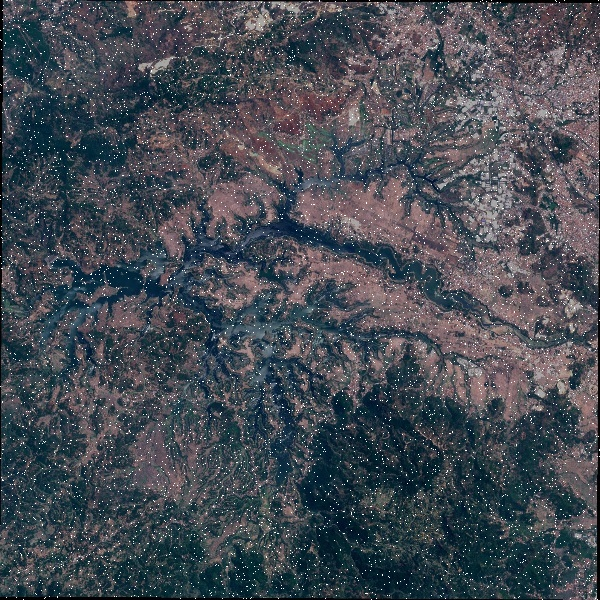
#> input picture renamed_images/1.jpg, 600 x 600 px
$ python salt.py
#> lines starting #> are read from the running program, lines starting #| are printed output that depends on the picture
import cv2
import numpy as np

def add_salt_and_pepper_noise(image, salt_prob, pepper_prob):
    noisy_image = np.copy(image)

    # Add salt noise
    salt_mask = np.random.rand(*image.shape[:2]) < salt_prob
    noisy_image[salt_mask] = 255  # Set salt pixels to 255 (white)

    # Add pepper noise
    pepper_mask = np.random.rand(*image.shape[:2]) < pepper_prob
    noisy_image[pepper_mask] = 0  # Set pepper pixels to 0 (black)

    return noisy_image

# Load an image
image_path = "1.jpg"
original_image = cv2.imread(image_path, cv2.IMREAD_GRAYSCALE)
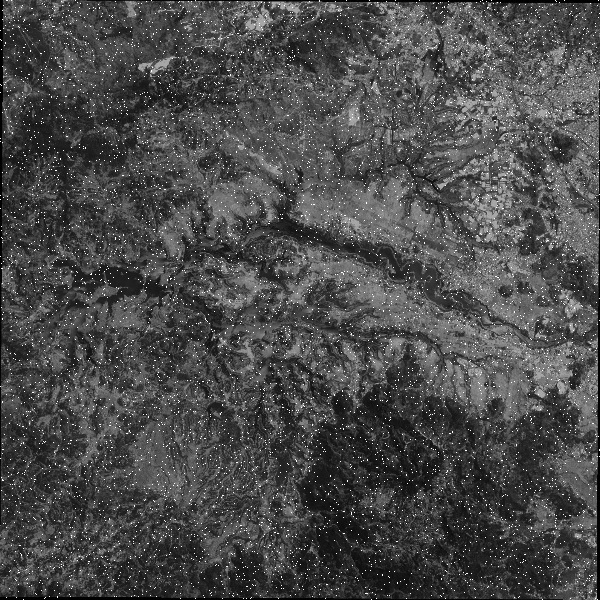
#> original_image: shape (600, 600); min 0, max 255, mean 74.4

# Define probability for salt and pepper noise
salt_probability = 0.02  # Adjust this value according to your preference
pepper_probability = 0.02  # Adjust this value according to your preference

# Add salt and pepper noise
noisy_image = add_salt_and_pepper_noise(original_image, salt_probability, pepper_probability)
#> in add_salt_and_pepper_noise, `noisy_image[pepper_mask] = 0`:
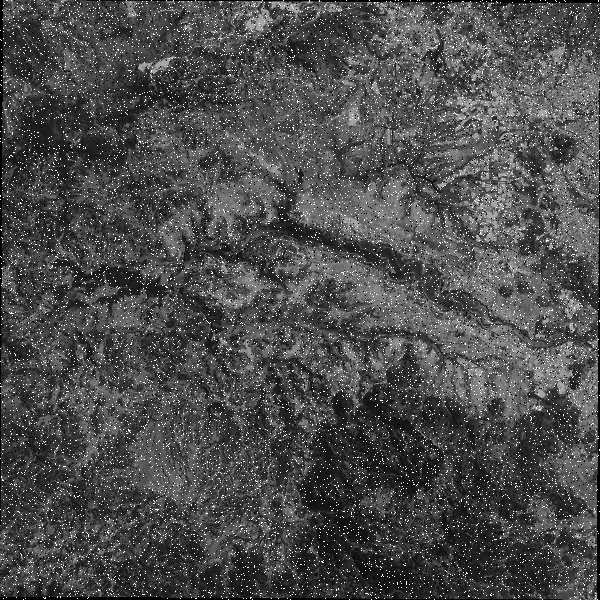
#> noisy_image: shape (600, 600); min 0, max 255, mean 76.5

# Display the original and noisy images
cv2.imshow("Original Image", original_image)
cv2.imshow("Noisy Image", noisy_image)

# Save the noisy image
cv2.imwrite('Salt.jpg', noisy_image)

# Wait for a key event and close windows
cv2.waitKey(0)
cv2.destroyAllWindows()

$ run again, with renamed_images/10.jpg copied over renamed_images/1.jpg
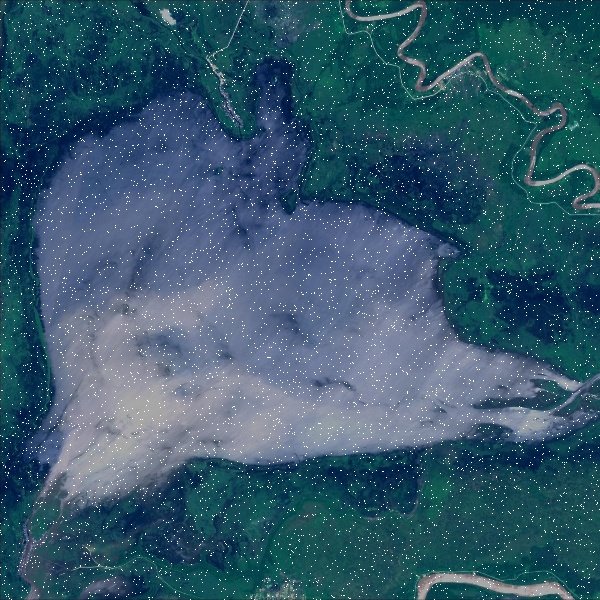
#> input picture renamed_images/10.jpg, 600 x 600 px
#> `original_image = cv2.imread(image_path, cv2.IMREAD_GRAYSCALE)`:
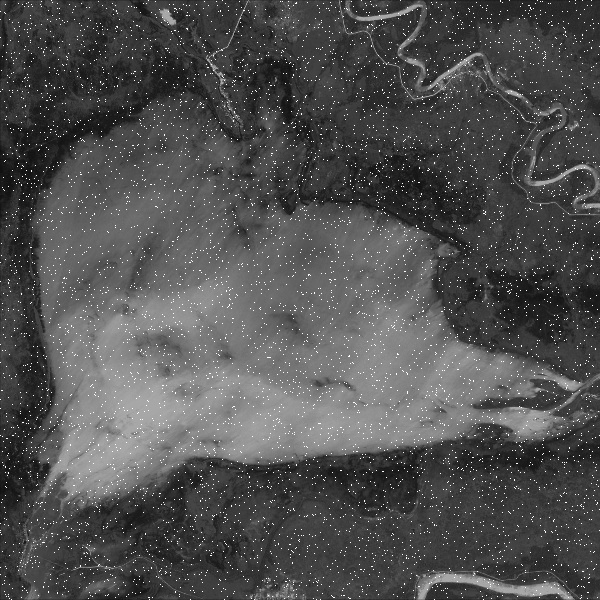
#> original_image: shape (600, 600); min 12, max 255, mean 80
#> in add_salt_and_pepper_noise, `noisy_image[pepper_mask] = 0`:
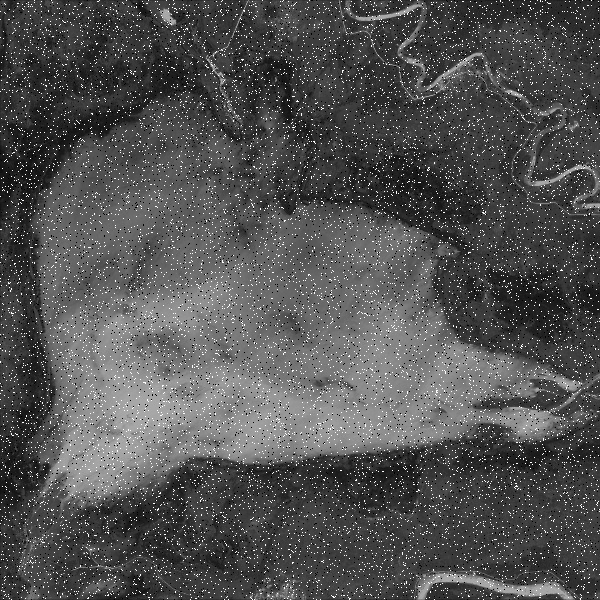
#> noisy_image: shape (600, 600); min 0, max 255, mean 81.9

$ run again, with renamed_images/11.jpg copied over renamed_images/1.jpg
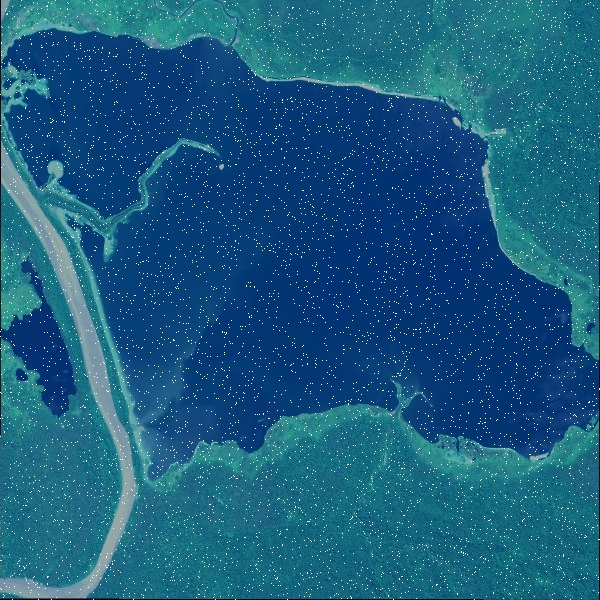
#> input picture renamed_images/11.jpg, 600 x 600 px
#> `original_image = cv2.imread(image_path, cv2.IMREAD_GRAYSCALE)`:
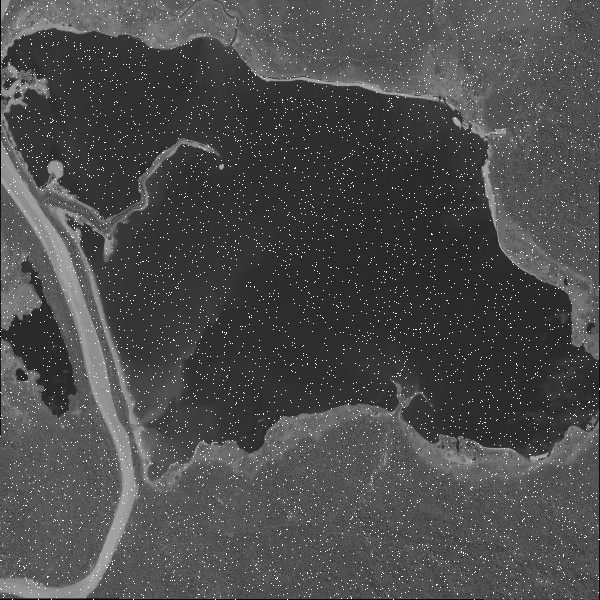
#> original_image: shape (600, 600); min 0, max 255, mean 75.9
#> in add_salt_and_pepper_noise, `noisy_image[pepper_mask] = 0`:
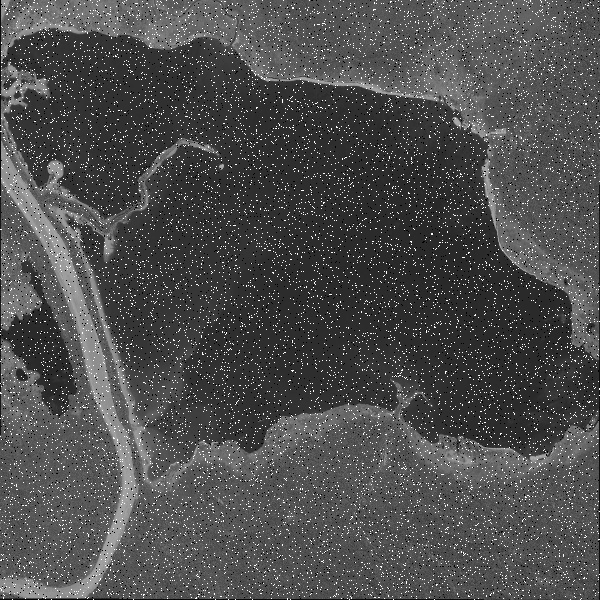
#> noisy_image: shape (600, 600); min 0, max 255, mean 77.9

$ run again, with renamed_images/12.jpg copied over renamed_images/1.jpg
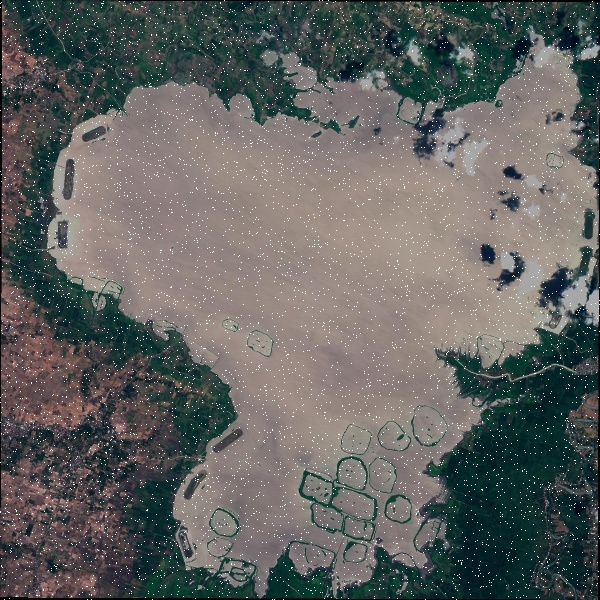
#> input picture renamed_images/12.jpg, 600 x 600 px
#> `original_image = cv2.imread(image_path, cv2.IMREAD_GRAYSCALE)`:
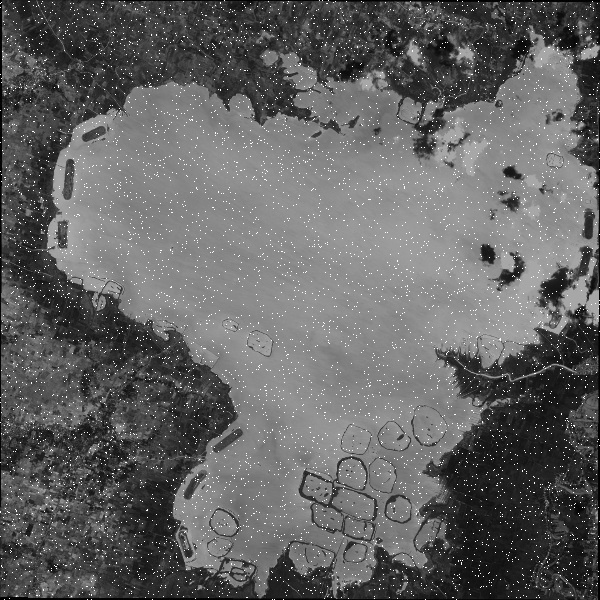
#> original_image: shape (600, 600); min 0, max 255, mean 98.7
#> in add_salt_and_pepper_noise, `noisy_image[pepper_mask] = 0`:
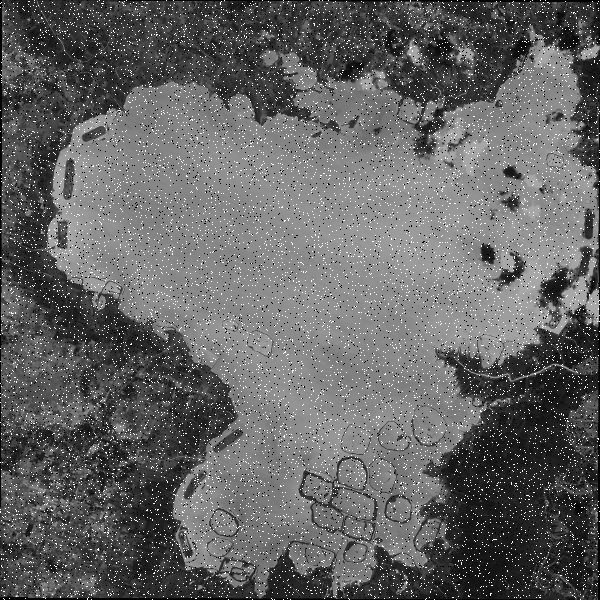
#> noisy_image: shape (600, 600); min 0, max 255, mean 99.8
